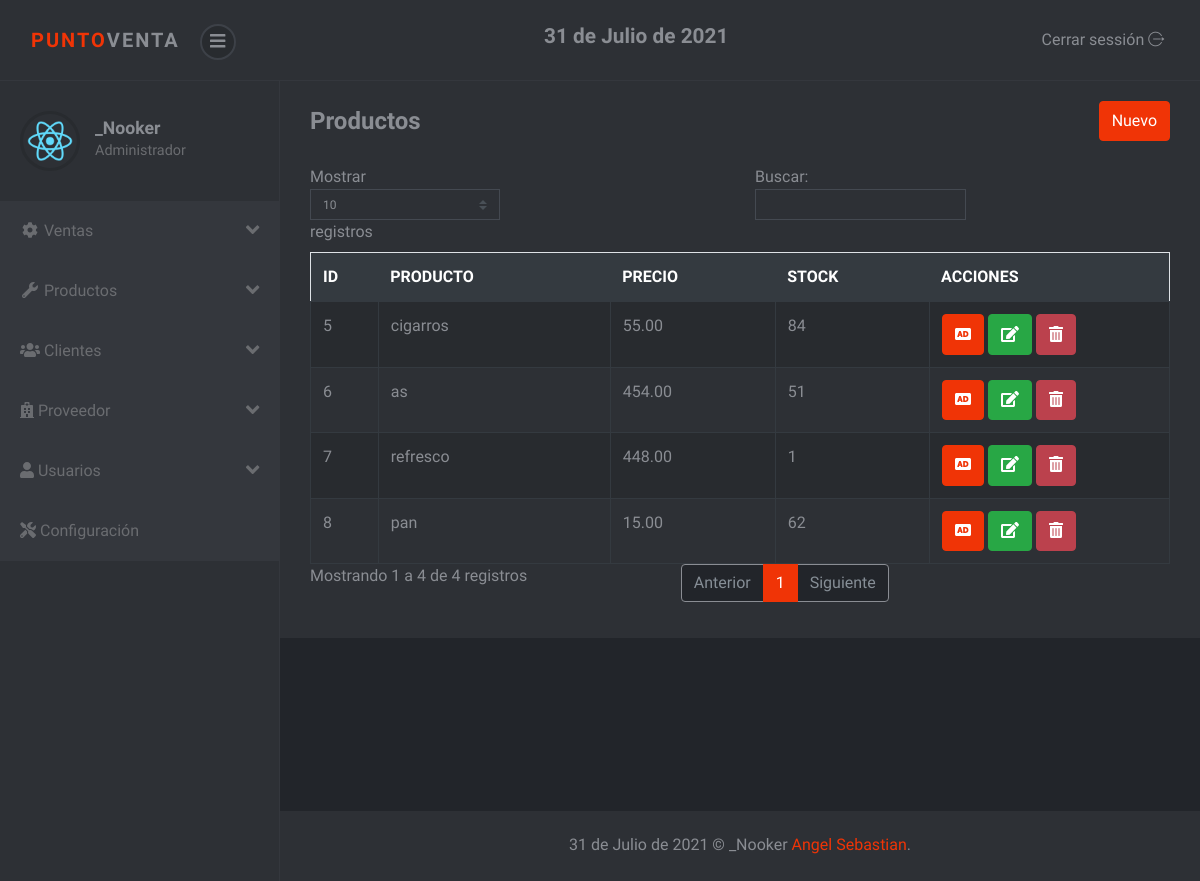
/sistema/lista_productos.php (signed in), run on the app's committed database.
### tables this page shows
CREATE TABLE `producto` (
  `codproducto` int(11) NOT NULL,
  `codigo` varchar(20) NOT NULL,
  `descripcion` varchar(200) NOT NULL,
  `proveedor` int(11) NOT NULL,
  `precio` decimal(10,2) NOT NULL,
  `existencia` int(11) NOT NULL,
  `usuario_id` int(11) NOT NULL
);

### sistema/lista_productos.php (the view)
<?php include_once "includes/header.php"; ?>
<div class="container-fluid">
	<div class="d-sm-flex align-items-center justify-content-between mb-4">
		<h1 class="h3 mb-0 text-gray-800">Productos</h1>
		<a href="registro_producto.php" class="btn btn-primary">Nuevo</a>
	</div>
	<div class="row">
		<div class="col-lg-12">
			<div class="table-responsive">
				<table class="table table-striped table-bordered" id="table">
					<thead class="thead-dark">
						<tr>
							<th>ID</th>
							<th>PRODUCTO</th>
							<th>PRECIO</th>
							<th>STOCK</th>
							<?php if ($_SESSION['rol'] == 1) { ?>
							<th>ACCIONES</th>
							<?php } ?>
						</tr>
					</thead>
					<tbody>
						<?php
						include "../conexion.php";
						$query = mysqli_query($conexion, "SELECT * FROM producto");
						$result = mysqli_num_rows($query);
						if ($result > 0) {
							while ($data = mysqli_fetch_assoc($query)) { ?>
								<tr>
									<td><?php echo $data['codproducto']; ?></td>
									<td><?php echo $data['descripcion']; ?></td>
									<td><?php echo $data['precio']; ?></td>
									<td><?php echo $data['existencia']; ?></td>
										<?php if ($_SESSION['rol'] == 1) { ?>
									<td>
										<a href="agregar_producto.php?id=<?php echo $data['codproducto']; ?>" class="btn btn-primary"><i class='fas fa-audio-description'></i></a>
										<a href="editar_producto.php?id=<?php echo $data['codproducto']; ?>" class="btn btn-success"><i class='fas fa-edit'></i></a>
										<form action="eliminar_producto.php?id=<?php echo $data['codproducto']; ?>" method="post" class="confirmar d-inline">
											<button class="btn btn-danger" type="submit"><i class='fas fa-trash-alt'></i> </button>
										</form>
									</td>
										<?php } ?>
								</tr>
						<?php }
						} ?>
					</tbody>
				</table>
			</div>
		</div>
	</div>
</div>
<?php include_once "includes/footer.php"; ?>

### sistema/css/style.violet.css (style rules this page uses)
body { position: relative; }
a { -webkit-transition: all 0.3s; transition: all 0.3s; display: inline-block; }
button { cursor: pointer; }
button, input[type='submit'] { cursor: pointer; font-family: inherit; font-weight: 300 !important; }
.table { margin-bottom: 0; color: #8a8d93; }
.table td, .table th { border-color: #343a40; }
.table thead th { border: none; }
.table-striped tbody tr { -webkit-transition: all 0.3s; transition: all 0.3s; }
.table-striped tbody tr:nth-of-type(odd) { background-color: #282b2f; }
.table-bordered td, .table-bordered th { border-color: #343a40; }
.btn { font-weight: 400; border: 1px solid transparent; padding: 0.45rem 0.75rem; font-size: 1rem; line-height: 1.5; border-radius: 0.25rem; -webkit-transition: color 0.15s ease-in-out, background-color 0.15s ease-in-out, border-color 0.15s ease-in-out, -webkit-box-shadow 0.15s ease-in-out; transition: color 0.15s ease-in-out, background-color 0.15s ease-in-out, border-color 0.15s ease-in-out, -webkit-box-shadow 0.15s ease-in-out; transition: color 0.15s ease-in-out, background-color 0.15s ease-in-out, border-color 0.15s ease-in-out, box-shadow 0.15s ease-in-out; transition: color 0.15s ease-in-out, background-color 0.15s ease-in-out, border-color 0.15s ease-in-out, box-shadow 0.15s ease-in-out, -webkit-box-shadow 0.15s ease-in-out; }
.btn-primary { color: color-yiq(#f03406); background-color: #f03406; border-color: #f03406; }
.btn-success { color: color-yiq(#28a745); background-color: #28a745; border-color: #28a745; }
.btn-danger { color: color-yiq(#bb414d); background-color: #bb414d; border-color: #bb414d; }
body { font-family: "Muli", sans-serif; font-size: 1rem; font-weight: 400; line-height: 1.5; color: #8a8d93; background-color: #fff; }
a { color: #f03406; text-decoration: none; }
h1, h2, h3, h4, h5, h6, .h1, .h2, .h3, .h4, .h5, .h6 { margin-bottom: 0.5rem; font-family: inherit; font-weight: 700; line-height: 1.2; color: inherit; }
h1, .h1 { font-size: 2.5rem; }
h3, .h3 { font-size: 1.5rem; }

### data on the page
producto: codproducto "5", descripcion "cigarros", precio "55.00", existencia "84"
producto: codproducto "6", descripcion "as", precio "454.00", existencia "51"
producto: codproducto "7", descripcion "refresco", precio "448.00", existencia "1"
producto: codproducto "8", descripcion "pan", precio "15.00", existencia "62"

### other printed values
fechaPeru() "31 de Julio de 2021"
$_SESSION['nombre'] "_Nooker"
